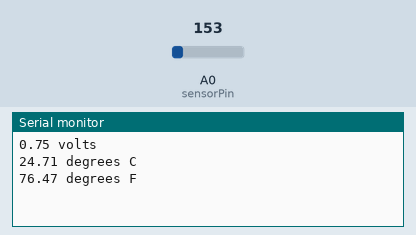
Recording of a sketch running on a simulated Arduino Uno, built with avr-gcc and run on an emulated ATmega328P. Parts: the last lines printed to the serial monitor. The inputs (shaded band) are chosen by the test bench; at power-on: A0 (sensorPin) = 153. WiFi joins after 1.5 s; servers stay silent unless stated.

Above: at 6.0 s.
6.1 s: A0 (sensorPin) set to 165
At 10.6 s:
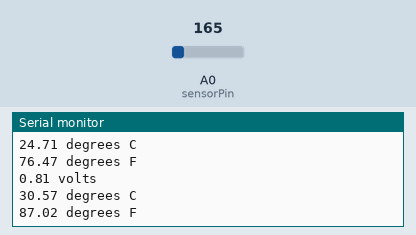
11.7 s: A0 (sensorPin) set to 175
At 15.7 s:
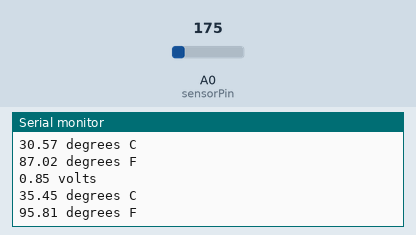
Timing chart, 0 to 17.2 s (numbered marks = the images above; inputs shaded):
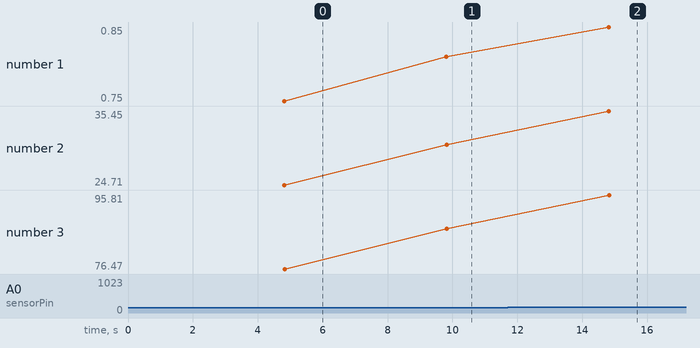

The sketch:

gprs_arduino.ino
```cpp
// (licence header left out)
//TMP36 Pin Variables
int sensorPin = 0; //the analog pin the TMP36's Vout (sense) pin is connected to
                        //the resolution is 10 mV / degree centigrade with a
                        //500 mV offset to allow for negative temperatures

#define BLYNK_PRINT Serial    // Comment this out to disable prints and save space
#define TINY_GSM_MODEM_SIM800
// Default heartbeat interval for GSM is 60
// If you want override this value, uncomment and set this option:
//#define BLYNK_HEARTBEAT 30

#include <TinyGsmClient.h>
#include <BlynkSimpleSIM800.h>

// You should get Auth Token in the Blynk App.
// Go to the Project Settings (nut icon).
char auth[] = "U8Sb1naBiy6vlXNZTwZsDnY6fN6EwveO";

// Your GPRS credentials
// Leave empty, if missing user or pass
char apn[]  = "";
char user[] = "";
char pass[] = "";

// Hardware Serial on Mega, Leonardo, Micro
//#define SerialAT Serial1

// or Software Serial on Uno, Nano
#include <SoftwareSerial.h>
SoftwareSerial SerialAT(2, 3); // RX, TX

TinyGsm modem(SerialAT);

void setup()
{
  // Set console baud rate
  Serial.begin(19200);
  delay(10);

  // Set GSM module baud rate
  SerialAT.begin(19200);
  delay(3000);

  // Restart takes quite some time
  // To skip it, call init() instead of restart()
  modem.restart();

  // Unlock your SIM card with a PIN
  //modem.simUnlock("1234");

  Blynk.begin(auth, modem, apn, user, pass);
}

void loop()
{
  Blynk.run();

 //getting the voltage reading from the temperature sensor
 int reading = analogRead(sensorPin);

 // converting that reading to voltage, for 3.3v arduino use 3.3
 float voltage = reading * 5.0;
 voltage /= 1024.0;

 // print out the voltage
 Serial.print(voltage); Serial.println(" volts");

 // now print out the temperature
 float temperatureC = (voltage - 0.5) * 100 ;  //converting from 10 mv per degree wit 500 mV offset
                                               //to degrees ((volatge - 500mV) times 100)
 Serial.print(temperatureC); Serial.println(" degrees C");
Blynk.virtualWrite(V1, temperatureC);

 // now convert to Fahrenheight
 float temperatureF = (temperatureC * 9.0 / 5.0) + 32.0;
 Serial.print(temperatureF); Serial.println(" degrees F");

 delay(5000);

}
```

Measured:
- after the input at 6.1 s, the serial monitor: prints a new line after 3.7 s (image 1)
- after the input at 11.7 s, the serial monitor: prints a new line after 3.1 s (image 2)
- plotted number 1: 0.75 → 0.81 after the input at 6.1 s, 0.81 → 0.85 after the input at 11.7 s
- plotted number 2: 24.71 → 30.57 after the input at 6.1 s, 30.57 → 35.45 after the input at 11.7 s
- plotted number 3: 76.47 → 87.02 after the input at 6.1 s, 87.02 → 95.81 after the input at 11.7 s
